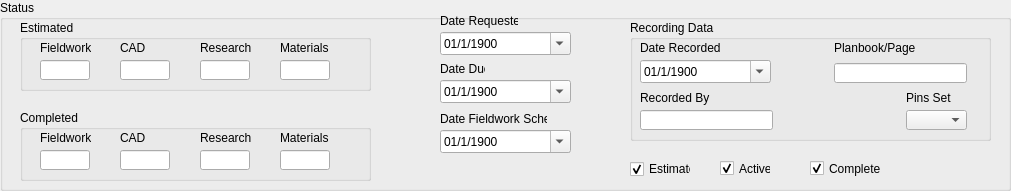
       <widget class="QGroupBox" name="groupBox_status">
        <property name="geometry">
         <rect>
          <x>20</x>
          <y>660</y>
          <width>1011</width>
          <height>191</height>
         </rect>
        </property>
        <property name="font">
         <font>
          <weight>50</weight>
          <italic>false</italic>
          <bold>false</bold>
         </font>
        </property>
        <property name="title">
         <string>Status</string>
        </property>
        <widget class="QLabel" name="label_15">
         <property name="geometry">
          <rect>
           <x>440</x>
           <y>13</y>
           <width>78</width>
           <height>16</height>
          </rect>
         </property>
         <property name="font">
          <font>
           <weight>50</weight>
           <italic>false</italic>
           <bold>false</bold>
          </font>
         </property>
         <property name="text">
          <string>Date Requested</string>
         </property>
        </widget>
        <widget class="QLabel" name="label_16">
         <property name="geometry">
          <rect>
           <x>440</x>
           <y>61</y>
           <width>45</width>
           <height>16</height>
          </rect>
         </property>
         <property name="font">
          <font>
           <weight>50</weight>
           <italic>false</italic>
           <bold>false</bold>
          </font>
         </property>
         <property name="text">
          <string>Date Due</string>
         </property>
        </widget>
        <widget class="QLabel" name="label_17">
         <property name="geometry">
          <rect>
           <x>440</x>
           <y>111</y>
           <width>107</width>
           <height>16</height>
          </rect>
         </property>
         <property name="font">
          <font>
           <weight>50</weight>
           <italic>false</italic>
           <bold>false</bold>
          </font>
         </property>
         <property name="text">
          <string>Date Fieldwork Sched.</string>
         </property>
        </widget>
        <widget class="QLabel" name="label_101">
         <property name="geometry">
          <rect>
           <x>906</x>
           <y>90</y>
           <width>60</width>
           <height>16</height>
          </rect>
         </property>
         <property name="text">
          <string>Pins Set</string>
         </property>
        </widget>
        <widget class="QLineEdit" name="hrs_cad_est">
         <property name="geometry">
          <rect>
           <x>120</x>
           <y>60</y>
           <width>50</width>
           <height>20</height>
          </rect>
         </property>
         <property name="sizePolicy">
          <sizepolicy hsizetype="Fixed" vsizetype="Fixed">
           <horstretch>0</horstretch>
           <verstretch>0</verstretch>
          </sizepolicy>
         </property>
         <property name="maximumSize">
          <size>
           <width>50</width>
           <height>16777215</height>
          </size>
         </property>
        </widget>
        <widget class="QLineEdit" name="hrs_fw_est">
         <property name="geometry">
          <rect>
           <x>40</x>
           <y>60</y>
           <width>50</width>
           <height>20</height>
          </rect>
         </property>
         <property name="sizePolicy">
          <sizepolicy hsizetype="Fixed" vsizetype="Fixed">
           <horstretch>0</horstretch>
           <verstretch>0</verstretch>
          </sizepolicy>
         </property>
         <property name="maximumSize">
          <size>
           <width>50</width>
           <height>16777215</height>
          </size>
         </property>
        </widget>
        <widget class="QLabel" name="label_24">
         <property name="geometry">
          <rect>
           <x>40</x>
           <y>40</y>
           <width>51</width>
           <height>16</height>
          </rect>
         </property>
         <property name="text">
          <string>Fieldwork</string>
         </property>
         <property name="buddy">
          <cstring>hrs_fw_est</cstring>
         </property>
        </widget>
        <widget class="QLabel" name="label_25">
         <property name="geometry">
          <rect>
           <x>200</x>
           <y>40</y>
           <width>51</width>
           <height>16</height>
          </rect>
         </property>
         <property name="text">
          <string>Research</string>
         </property>
         <property name="buddy">
          <cstring>hrs_rs_est</cstring>
         </property>
        </widget>
        <widget class="QLineEdit" name="hrs_rs_est">
         <property name="geometry">
          <rect>
           <x>200</x>
           <y>60</y>
           <width>50</width>
           <height>20</height>
          </rect>
         </property>
         <property name="sizePolicy">
          <sizepolicy hsizetype="Fixed" vsizetype="Fixed">
           <horstretch>0</horstretch>
           <verstretch>0</verstretch>
          </sizepolicy>
         </property>
         <property name="maximumSize">
          <size>
           <width>50</width>
           <height>16777215</height>
          </size>
         </property>
        </widget>
        <widget class="QLabel" name="label_26">
         <property name="geometry">
          <rect>
           <x>120</x>
           <y>40</y>
           <width>51</width>
           <height>16</height>
          </rect>
         </property>
         <property name="text">
          <string>CAD</string>
         </property>
         <property name="buddy">
          <cstring>hrs_cad_est</cstring>
         </property>
        </widget>
        <widget class="QGroupBox" name="groupBox">
         <property name="geometry">
          <rect>
           <x>20</x>
           <y>20</y>
           <width>351</width>
           <height>71</height>
          </rect>
         </property>
         <property name="title">
          <string>Estimated</string>
         </property>
         <widget class="QLineEdit" name="hrs_misc_est">
          <property name="geometry">
           <rect>
            <x>260</x>
            <y>40</y>
            <width>50</width>
            <height>20</height>
           </rect>
          </property>
          <property name="sizePolicy">
           <sizepolicy hsizetype="Fixed" vsizetype="Fixed">
            <horstretch>0</horstretch>
            <verstretch>0</verstretch>
           </sizepolicy>
          </property>
          <property name="maximumSize">
           <size>
            <width>50</width>
            <height>16777215</height>
           </size>
          </property>
          <property name="text">
           <string/>
          </property>
         </widget>
         <widget class="QLabel" name="label_27">
          <property name="geometry">
           <rect>
            <x>260</x>
            <y>20</y>
            <width>51</width>
            <height>16</height>
           </rect>
          </property>
          <property name="text">
           <string>Materials</string>
          </property>
          <property name="buddy">
           <cstring>hrs_rs_est</cstring>
          </property>
         </widget>
        </widget>
        <widget class="QGroupBox" name="groupBox_2">
         <property name="geometry">
          <rect>
           <x>20</x>
           <y>110</y>
           <width>351</width>
           <height>71</height>
          </rect>
         </property>
         <property name="title">
          <string>Completed</string>
         </property>
         <widget class="QLineEdit" name="hrs_cad_comp">
          <property name="geometry">
           <rect>
            <x>100</x>
            <y>40</y>
            <width>50</width>
            <height>20</height>
           </rect>
          </property>
          <property name="sizePolicy">
           <sizepolicy hsizetype="Fixed" vsizetype="Fixed">
            <horstretch>0</horstretch>
            <verstretch>0</verstretch>
           </sizepolicy>
          </property>
          <property name="maximumSize">
           <size>
            <width>50</width>
            <height>16777215</height>
           </size>
          </property>
         </widget>
         <widget class="QLabel" name="label_32">
          <property name="geometry">
           <rect>
            <x>20</x>
            <y>20</y>
            <width>51</width>
            <height>16</height>
           </rect>
          </property>
          <property name="text">
           <string>Fieldwork</string>
          </property>
          <property name="buddy">
           <cstring>hrs_fw_est</cstring>
          </property>
         </widget>
         <widget class="QLineEdit" name="hrs_fw_comp">
          <property name="geometry">
           <rect>
            <x>20</x>
            <y>40</y>
            <width>50</width>
            <height>20</height>
           </rect>
          </property>
          <property name="sizePolicy">
           <sizepolicy hsizetype="Fixed" vsizetype="Fixed">
            <horstretch>0</horstretch>
            <verstretch>0</verstretch>
           </sizepolicy>
          </property>
          <property name="maximumSize">
           <size>
            <width>50</width>
            <height>16777215</height>
           </size>
          </property>
         </widget>
         <widget class="QLabel" name="label_31">
          <property name="geometry">
           <rect>
            <x>100</x>
            <y>20</y>
            <width>51</width>
            <height>16</height>
           </rect>
          </property>
          <property name="text">
           <string>CAD</string>
          </property>
          <property name="buddy">
           <cstring>hrs_cad_est</cstring>
          </property>
         </widget>
         <widget class="QLabel" name="label_33">
          <property name="geometry">
           <rect>
            <x>180</x>
            <y>20</y>
            <width>51</width>
            <height>16</height>
           </rect>
          </property>
          <property name="text">
           <string>Research</string>
          </property>
          <property name="buddy">
           <cstring>hrs_rs_est</cstring>
          </property>
         </widget>
         <widget class="QLineEdit" name="hrs_rs_comp">
          <property name="geometry">
           <rect>
            <x>180</x>
            <y>40</y>
            <width>50</width>
            <height>20</height>
           </rect>
          </property>
          <property name="sizePolicy">
           <sizepolicy hsizetype="Fixed" vsizetype="Fixed">
            <horstretch>0</horstretch>
            <verstretch>0</verstretch>
           </sizepolicy>
          </property>
          <property name="maximumSize">
           <size>
            <width>50</width>
            <height>16777215</height>
           </size>
          </property>
         </widget>
         <widget class="QLabel" name="label_28">
          <property name="geometry">
           <rect>
            <x>260</x>
            <y>20</y>
            <width>51</width>
            <height>16</height>
           </rect>
          </property>
          <property name="text">
           <string>Materials</string>
          </property>
          <property name="buddy">
           <cstring>hrs_rs_est</cstring>
          </property>
         </widget>
         <widget class="QLineEdit" name="hrs_misc_comp">
          <property name="geometry">
           <rect>
            <x>260</x>
            <y>40</y>
            <width>50</width>
            <height>20</height>
           </rect>
          </property>
          <property name="sizePolicy">
           <sizepolicy hsizetype="Fixed" vsizetype="Fixed">
            <horstretch>0</horstretch>
            <verstretch>0</verstretch>
           </sizepolicy>
          </property>
          <property name="maximumSize">
           <size>
            <width>50</width>
            <height>16777215</height>
           </size>
          </property>
          <property name="text">
           <string/>
          </property>
         </widget>
        </widget>
        <widget class="QCheckBox" name="active">
         <property name="geometry">
          <rect>
           <x>720</x>
           <y>160</y>
           <width>51</width>
           <height>17</height>
          </rect>
         </property>
         <property name="text">
          <string>Active</string>
         </property>
         <property name="checked">
          <bool>true</bool>
         </property>
        </widget>
        <widget class="QGroupBox" name="groupBox_recording">
         <property name="geometry">
          <rect>
           <x>630</x>
           <y>20</y>
           <width>361</width>
           <height>121</height>
          </rect>
         </property>
         <property name="title">
          <string>Recording Data</string>
         </property>
         <widget class="QLabel" name="label_65">
          <property name="geometry">
           <rect>
            <x>10</x>
            <y>20</y>
            <width>123</width>
            <height>16</height>
           </rect>
          </property>
          <property name="font">
           <font>
            <weight>50</weight>
            <italic>false</italic>
            <bold>false</bold>
           </font>
          </property>
          <property name="text">
           <string>Date Recorded</string>
          </property>
         </widget>
         <widget class="QLineEdit" name="planbook_page">
          <property name="geometry">
           <rect>
            <x>204</x>
            <y>43</y>
            <width>133</width>
            <height>20</height>
           </rect>
          </property>
          <property name="sizePolicy">
           <sizepolicy hsizetype="Fixed" vsizetype="Fixed">
            <horstretch>0</horstretch>
            <verstretch>0</verstretch>
           </sizepolicy>
          </property>
         </widget>
         <widget class="QLabel" name="label_99">
          <property name="geometry">
           <rect>
            <x>204</x>
            <y>20</y>
            <width>101</width>
            <height>16</height>
           </rect>
          </property>
          <property name="text">
           <string>Planbook/Page</string>
          </property>
         </widget>
         <widget class="QDateTimeEdit" name="date_recorded">
          <property name="geometry">
           <rect>
            <x>10</x>
            <y>40</y>
            <width>131</width>
            <height>23</height>
           </rect>
          </property>
          <property name="minimumSize">
           <size>
            <width>42</width>
            <height>20</height>
           </size>
          </property>
          <property name="date">
           <date>
            <year>1900</year>
            <month>1</month>
            <day>1</day>
           </date>
          </property>
          <property name="minimumDate">
           <date>
            <year>1900</year>
            <month>1</month>
            <day>1</day>
           </date>
          </property>
          <property name="displayFormat">
           <string>MM/d/yyyy</string>
          </property>
          <property name="calendarPopup">
           <bool>true</bool>
          </property>
         </widget>
         <widget class="QLabel" name="label_100">
          <property name="geometry">
           <rect>
            <x>10</x>
            <y>70</y>
            <width>101</width>
            <height>16</height>
           </rect>
          </property>
          <property name="text">
           <string>Recorded By</string>
          </property>
         </widget>
         <widget class="QLineEdit" name="recorded_by">
          <property name="geometry">
           <rect>
            <x>10</x>
            <y>90</y>
            <width>133</width>
            <height>20</height>
           </rect>
          </property>
          <property name="sizePolicy">
           <sizepolicy hsizetype="Fixed" vsizetype="Fixed">
            <horstretch>0</horstretch>
            <verstretch>0</verstretch>
           </sizepolicy>
          </property>
         </widget>
         <widget class="QComboBox" name="pins_set">
          <property name="geometry">
           <rect>
            <x>276</x>
            <y>90</y>
            <width>61</width>
            <height>20</height>
           </rect>
          </property>
          <property name="sizePolicy">
           <sizepolicy hsizetype="Fixed" vsizetype="Fixed">
            <horstretch>0</horstretch>
            <verstretch>0</verstretch>
           </sizepolicy>
          </property>
          <item>
           <property name="text">
            <string/>
           </property>
          </item>
         </widget>
        </widget>
        <widget class="QDateTimeEdit" name="date_requested">
         <property name="geometry">
          <rect>
           <x>440</x>
           <y>32</y>
           <width>131</width>
           <height>23</height>
          </rect>
         </property>
         <property name="minimumSize">
          <size>
           <width>42</width>
           <height>20</height>
          </size>
         </property>
         <property name="date">
          <date>
           <year>1900</year>
           <month>1</month>
           <day>1</day>
          </date>
         </property>
         <property name="minimumDate">
          <date>
           <year>1900</year>
           <month>1</month>
           <day>1</day>
          </date>
         </property>
         <property name="displayFormat">
          <string>MM/d/yyyy</string>
         </property>
         <property name="calendarPopup">
          <bool>true</bool>
         </property>
        </widget>
        <widget class="QDateTimeEdit" name="date_due">
         <property name="geometry">
          <rect>
           <x>440</x>
           <y>80</y>
           <width>131</width>
           <height>23</height>
          </rect>
         </property>
         <property name="minimumSize">
          <size>
           <width>42</width>
           <height>20</height>
          </size>
         </property>
         <property name="date">
          <date>
           <year>1900</year>
           <month>1</month>
           <day>1</day>
          </date>
         </property>
         <property name="minimumDate">
          <date>
           <year>1900</year>
           <month>1</month>
           <day>1</day>
          </date>
         </property>
         <property name="displayFormat">
          <string>MM/d/yyyy</string>
         </property>
         <property name="calendarPopup">
          <bool>true</bool>
         </property>
        </widget>
        <widget class="QDateTimeEdit" name="date_fw_sched">
         <property name="geometry">
          <rect>
           <x>440</x>
           <y>130</y>
           <width>131</width>
           <height>23</height>
          </rect>
         </property>
         <property name="minimumSize">
          <size>
           <width>42</width>
           <height>20</height>
          </size>
         </property>
         <property name="date">
          <date>
           <year>1900</year>
           <month>1</month>
           <day>1</day>
          </date>
         </property>
         <property name="minimumDate">
          <date>
           <year>1900</year>
           <month>1</month>
           <day>1</day>
          </date>
         </property>
         <property name="displayFormat">
          <string>MM/d/yyyy</string>
         </property>
         <property name="calendarPopup">
          <bool>true</bool>
         </property>
        </widget>
        <widget class="QCheckBox" name="estimate">
         <property name="geometry">
          <rect>
           <x>630</x>
           <y>159</y>
           <width>61</width>
           <height>20</height>
          </rect>
         </property>
         <property name="text">
          <string>Estimate</string>
         </property>
         <property name="checked">
          <bool>true</bool>
         </property>
        </widget>
        <widget class="QCheckBox" name="completed">
         <property name="geometry">
          <rect>
           <x>810</x>
           <y>160</y>
           <width>71</width>
           <height>17</height>
          </rect>
         </property>
         <property name="text">
          <string>Completed</string>
         </property>
         <property name="checked">
          <bool>true</bool>
         </property>
        </widget>
        <zorder>groupBox_recording</zorder>
        <zorder>groupBox_2</zorder>
        <zorder>groupBox</zorder>
        <zorder>label_15</zorder>
        <zorder>label_16</zorder>
        <zorder>label_17</zorder>
        <zorder>label_101</zorder>
        <zorder>hrs_cad_est</zorder>
        <zorder>hrs_fw_est</zorder>
        <zorder>label_24</zorder>
        <zorder>label_25</zorder>
        <zorder>hrs_rs_est</zorder>
        <zorder>label_26</zorder>
        <zorder>active</zorder>
        <zorder>date_requested</zorder>
        <zorder>date_due</zorder>
        <zorder>date_fw_sched</zorder>
        <zorder>estimate</zorder>
        <zorder>completed</zorder>
       </widget>
